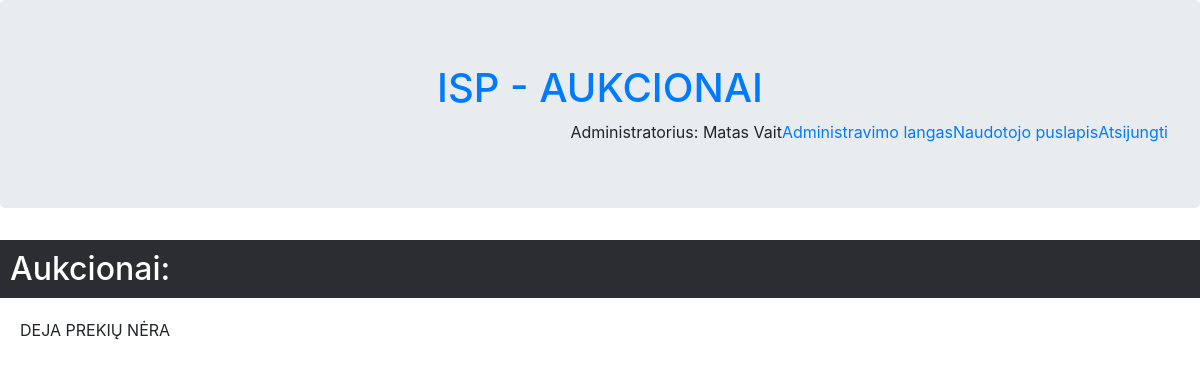
Page /manoPrekes.php (signed in) on the earlier database version.
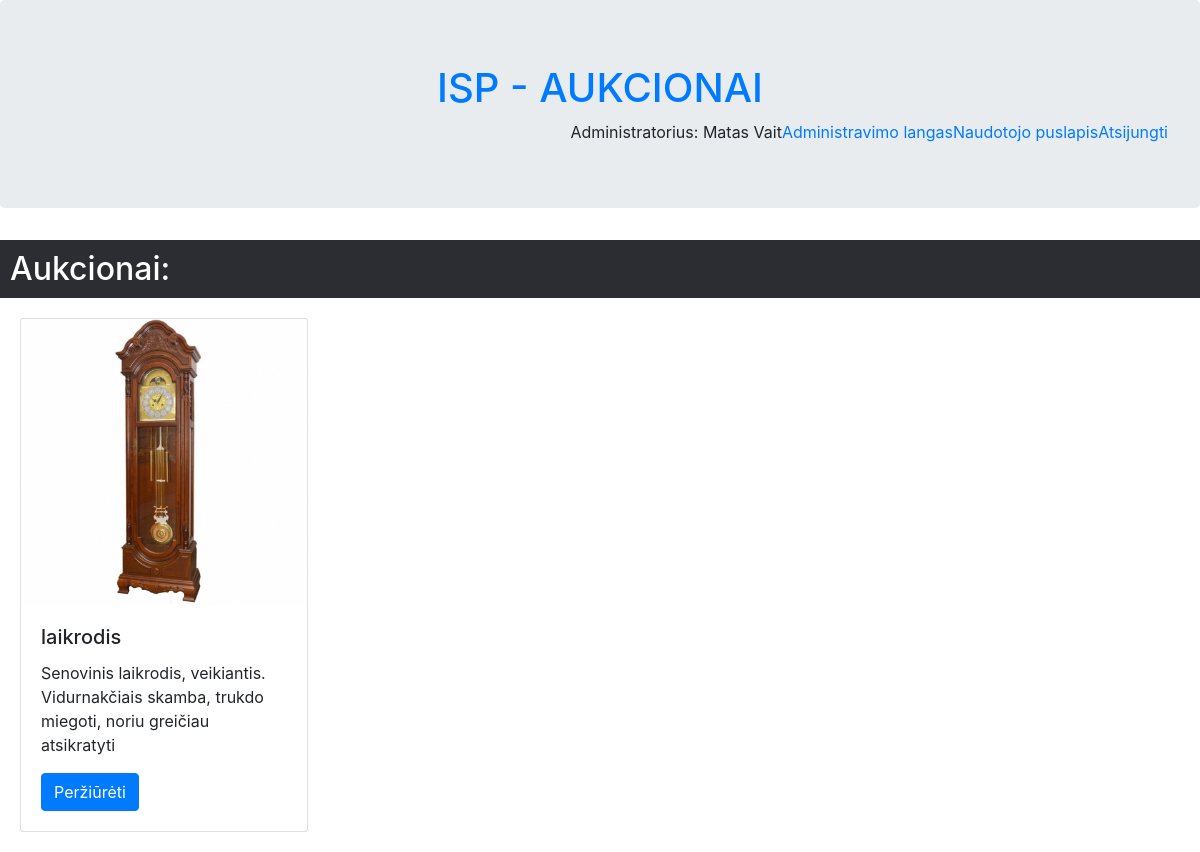
Same page on the later database version.
### tables this page shows
CREATE TABLE `nuotrauka` (
  `pavadinimas` varchar(64) NOT NULL,
  `nuoroda` text NOT NULL,
  `formatas` int(11) NOT NULL,
  `id_Nuotrauka` int(11) NOT NULL,
  `fk_Prekeid_Preke` int(11) NOT NULL
);

CREATE TABLE `preke` (
  `aprasymas` varchar(255) NOT NULL,
  `data` datetime NOT NULL DEFAULT current_timestamp(),
  `pavadinimas` varchar(64) NOT NULL,
  `kategorija` int(11) NOT NULL,
  `id_Preke` int(11) NOT NULL,
  `fk_Vartotojasid_Vartotojas` int(11) NOT NULL
);

### manoPrekes.php (the view, shortened to what this page needs)
<!DOCTYPE html>
<html>
   <head>
        <link rel="stylesheet" href="https://cdn.jsdelivr.net/npm/bootstrap@4.6.1/dist/css/bootstrap.min.css">
</head>
<body>
<?php include("header.php");?>
        <h2 style="background-color: #2b2d33;color:white;  padding:10px">Aukcionai:</h2>
		<div class="content">
			<?php
            $query = "SELECT *
					FROM preke
					LEFT JOIN nuotrauka ON preke.id_Preke=nuotrauka.fk_Prekeid_Preke
					WHERE preke.fk_Vartotojasid_Vartotojas=" . $_SESSION['userid'];
            $result = mysqli_query($db, $query);
			if (mysqli_num_rows($result) <= 0){
	            echo "DEJA PREKIŲ NĖRA";
			}
            foreach ($result as $item){
	            echo "<div class='card' style='width: 18rem; border:1;'>
				<img src='" . $item['nuoroda'] . "' class='card-img-top' alt='...'>
				<div class='card-body'>
					<h5 class='card-title'>". $item['pavadinimas']."</h5>
					<p class='card-text'>".$item['aprasymas']."</p>
					<a href='Prekes_langas.php?id=".$item['id_Preke']."' class='btn btn-primary'>Peržiūrėti</a>
				</div>
			</div>";
			}
			?>
</body>
</html>

Differences in the rows shown:
added nuotrauka: nuoroda (picture), pavadinimas "laikrodis", fk_Prekeid_Preke.aprasymas "Senovinis laikrodis, veikiantis. Vidurnakčiais skamba, trukdo miegoti, noriu greičiau atsikratyti"
Other differences:
text no longer shown: "DEJA PREKIŲ NĖRA"
